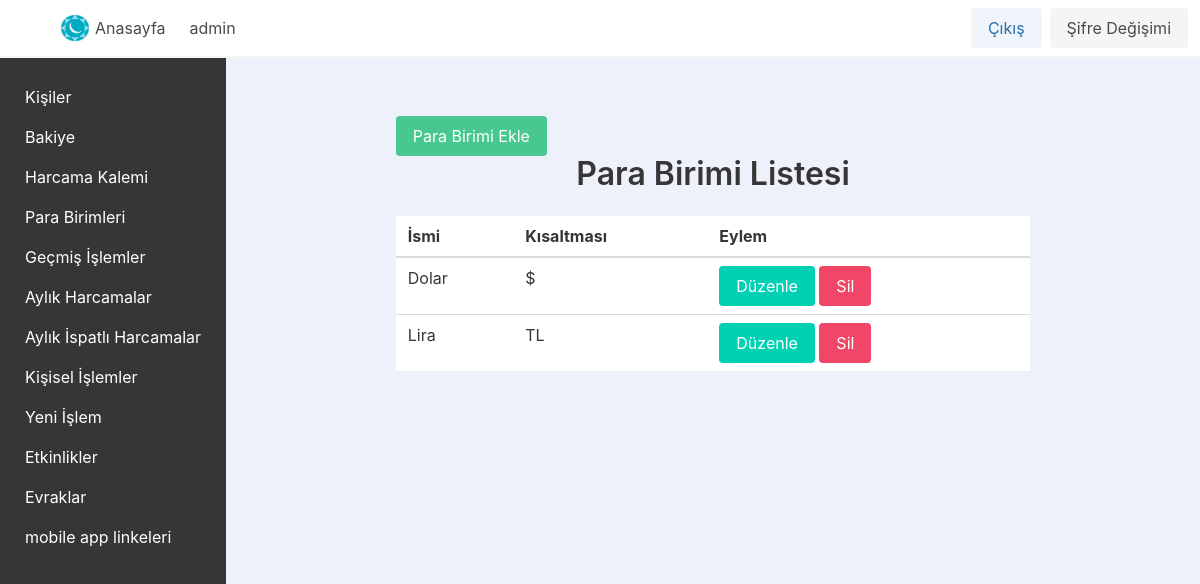
The page /currencylist/ (signed in) on the database as committed earlier.
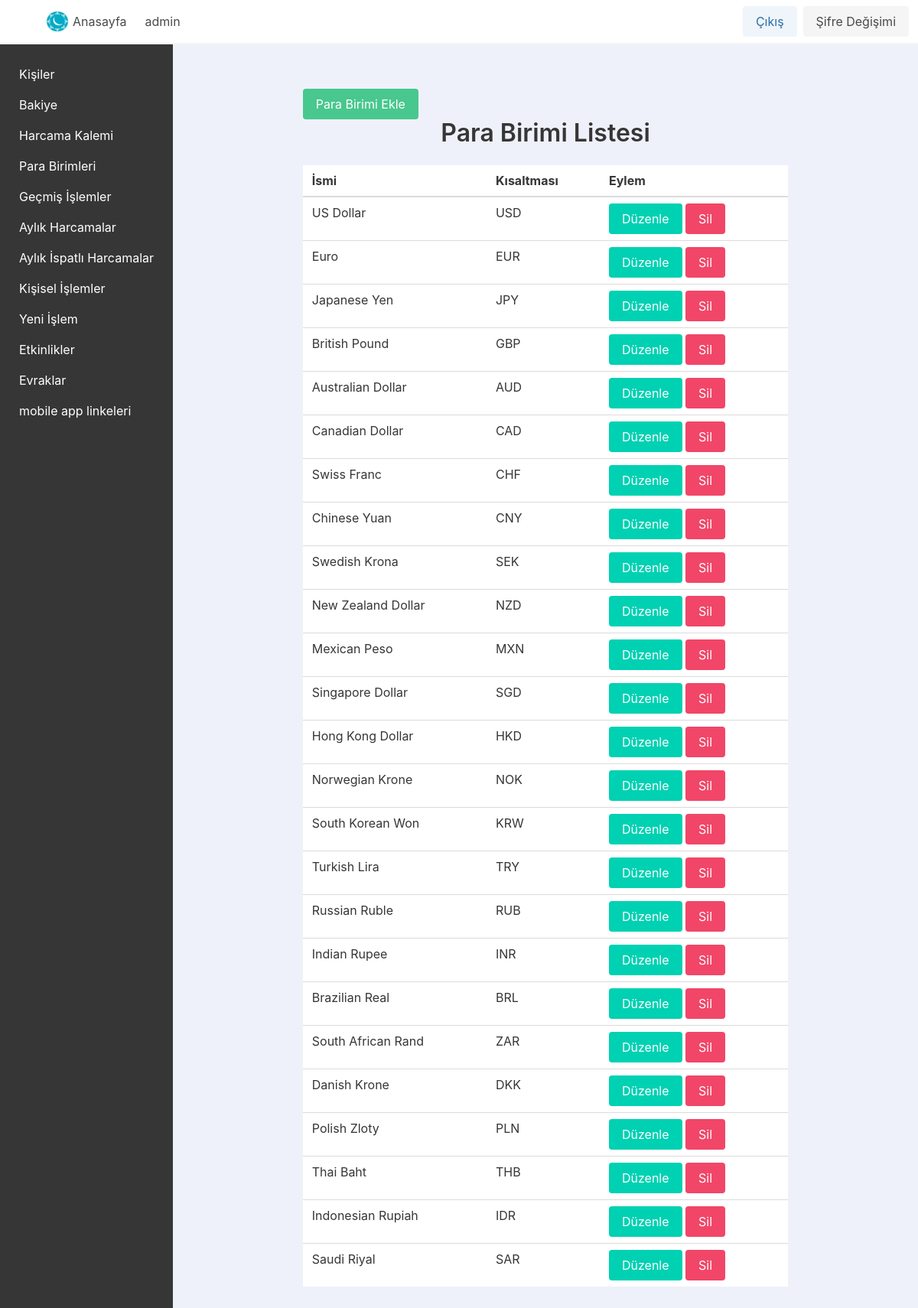
The same page on the database as committed later.
### app_base/models.py (models this page shows, shortened)
class BaseModelSoftDelete(models.Model):
    is_active = models.BooleanField(_("active"), default=True)
    class Meta:
        abstract = True

class MuUser(AbstractUser, BaseModelSoftDelete):
    username_validator = UnicodeUsernameValidator()
    username = models.CharField(_("Kullanıcı Adı"), max_length=150, unique=True, help_text=_("Max 150 karakter olabilir. Harfler, sayilar ve sadece @/./+/-/_ olabilir"), validators=[username_validator], error_messages={"unique": _("Bu isimde bir kullanici zaten var")})
    password = models.CharField(_("password"), max_length=128, null=False)
    first_name = models.CharField(_("İsim"), max_length=150, blank=True)  # AD-SOYAD ORTAK
    email = models.EmailField(_("email address"), blank=True)
    is_staff = models.BooleanField(_("Yönetici Durumu"), default=False, help_text=_("Kullanıcının bu yönetici paneline giriş yapabilmesini belirler."))
    is_active = models.BooleanField(_("active"), default=True, help_text=_("Designates whether this user should be treated as active. " "Unselect this instead of deleting accounts."))
    objects = ActiveObjectsManager()
    date_joined = models.DateTimeField(_("date joined"), default=timezone.now)
    currency = models.ForeignKey(Currency, on_delete=models.PROTECT, null=True, blank=True)
    gruplar = models.ManyToManyField(MuGroup, blank=True)

class Currency(BaseModelSoftDelete):
    name = models.CharField(max_length=255, unique=True)
    abbreviation = models.CharField(max_length=10, unique=True)
    is_active = models.BooleanField(_("active"), default=True)
    objects = ActiveObjectsManager()

### app_base/views/currencies_view.py (the view)
# urls.py: path("currencylist/", CurrencyListView.as_view(), name="currencylist_view_name"),
class CurrencyListView(LoginRequiredMixin, ListView):
    model = Currency
    template_name = "app_base/currencies/currencylist.html"
    context_object_name = "currencies"

### app_base/models.py (called while the page is built)
    def get_queryset(self):
        return super().get_queryset().filter(is_active=True)

### app_base/templates/app_base/currencies/currencylist.html (shortened to what this page needs)
{% extends "base.html" %}
{% block content %}
    <div class="container">
        <section class="section">
            <div class="columns is-centered">
                <div class="column is-three-quarters">
                    <a href="{% url 'currencycreate_view_name' %}" class="button is-success">Para Birimi Ekle</a>
                    <h1 class="title has-text-centered">Para Birimi Listesi</h1>
                    <table class="table is-fullwidth">
                        <thead>
                            <tr>
                                <th>İsmi</th>
                                <th>Kısaltması</th>
                                <th>Eylem</th>
                            </tr>
                        </thead>
                        <tbody>
                            {% for currency in currencies %}
                                <tr>
                                    <td>{{ currency.name }}</td>
                                    <td>{{ currency.abbreviation }}</td>
                                    <td>
                                        <a href="{% url 'currencyupdate_view_name' currency.pk %}" class="button is-primary">Düzenle</a>
                                        <a href="{% url 'currencydelete_view_name' currency.pk %}" class="button is-danger">Sil</a>
                                    </td>
                                </tr>
                            {% empty %}
                                <tr>
                                    <td colspan="3">Para Birimi Bulunmadı</td>
                                </tr>
                            {% endfor %}
                        </tbody>
                    </table>
                </div>
            </div>
        </section>
    </div>
{% endblock content %}

### templates/base.html (shortened to what this page needs)
{% load static %}
<!DOCTYPE html>
<html lang="tr">
    <head>
        <link rel="stylesheet" href="https://cdn.jsdelivr.net/npm/bulma@0.9.4/css/bulma.min.css">
        <link href="https://cdn.jsdelivr.net/npm/select2@4.1.0-rc.0/dist/css/select2.min.css" rel="stylesheet" />
        <link rel="stylesheet" href="https://cdn.jsdelivr.net/npm/flatpickr/dist/flatpickr.min.css">
    </head>
    <body x-data="{ muside: false }">
        {% include "navbar.html" %}
        <div class="columns mx-0 mb-0 mt-0">
            <div {% if user.is_authenticated %}  {% else %}  class="is-hidden"  {% endif %} class="column is-narrow has-background-grey-darker" x-bind:class="{ 'is-hidden': muside }">
                {% if user.is_authenticated %}
                    {% include "sidebar.html" %}
                {% endif %}
            </div>
            <div class="column has-background-link-light main-content">
                {% block content %}
                {% endblock content %}
            </div>
        </div>
    </body>
</html>

### templates/navbar.html (shortened to what this page needs)
{% load static %}
<nav class="navbar has-background-white has-shadow" x-data="{ open: false }">
    <div class="navbar-brand">
        <a class="navbar-item" x-on:click="muside = !muside">
            <span class="iconify icon is-medium" data-icon="tabler:layout-sidebar-left-expand-filled"></span>
        </a>
    </div>
    <div id="navbarmenu_id" class="navbar-menu" x-bind:class="{ 'is-active': open }">
        <div class="navbar-start">
            <a class="navbar-item is-info is-light" href="{% url "home_view_name" %}">
                <img src="{% static 'Images/hayvakfi.png' %}" alt="hayvakfi" width="30" height="30" class="image " style="margin-right: 5px;">
            Anasayfa</a>
            {% if user.is_authenticated %}
                <span class="navbar-item">{{ user.username }}</span>
            {% endif %}
        </div>
        <div class="navbar-end">
            <div class="navbar-item">
                <div class="buttons">
                    {% if user.is_authenticated %}
                        <a class="button is-info is-light" href="{% url 'logout_view_name' %}">Çıkış</a>
                        <a class="button is-light" href="{% url 'passwordchange_view_name' %}">Şifre Değişimi</a>
                    {% else %}
                        <a class="button is-info is-light" href="{% url 'login_view_name' %}">Giriş</a>
                    {% endif %}
                </div>
            </div>
        </div>
    </div>
</nav>

### templates/sidebar.html (shortened to what this page needs)
<div class="menu-container">
    <aside class="menu ">
        <ul class="menu-list ">
            <li class="mt-2">
                <a class="sidebar-item button is-dark has-text-left" data-toggle="collapse" data-target="#item1">Kişiler</a>
            </li>
            <li>
                <a class="button is-dark has-text-left" href="{% url 'balance_view_name' %}">  Bakiye</a>
            </li>
            <li>
                <a class="button is-dark has-text-left" href="{% url 'taglist_view_name' %}">  Harcama Kalemi</a>
            </li>
            <li>
                <a class="button is-dark has-text-left" href="{% url 'currencylist_view_name' %}">  Para Birimleri</a>
            </li>
            <li>
                <a class="button is-dark has-text-left" href="{% url 'transactiontable_view_name' %}">  Geçmiş İşlemler </a>
            </li>
            <li>
                <a class="button is-dark has-text-left" href="{% url 'monthlyspendings_view_name' %}">  Aylık Harcamalar</a>
            </li>
            <li>
                <a class="button is-dark has-text-left" href="{% url "proventags_view_name" %}"> Aylık İspatlı Harcamalar</a>
            </li>
            <li>
                <a class="button is-dark has-text-left" href="{% url 'transactionlist_view_name' %}"> Kişisel İşlemler</a>
            </li>
            <li>
                <a class="button is-dark has-text-left" href="{% url 'transactioncreate_view_name' %}">  Yeni İşlem</a>
            </li>
            <li>
                <a class="button is-dark has-text-left" href="{% url 'etkinlik_list' %}"> Etkinlikler</a>
            </li>
            <li>
                <a class="button is-dark has-text-left" href="{% url 'evrak_list' %}">  Evraklar</a>
            </li>
            <li>
                <a class="button is-dark has-text-left" href="{% url "mobile_view_name" %}">  mobile app linkeleri</a>
            </li>
        </ul>
    </aside>
</div>

Rows that differ between the two databases and show on the page:
changed Currency: name "Dolar" → "US Dollar"; abbreviation "$" → "USD"
changed Currency: name "Lira" → "Euro"; abbreviation "TL" → "EUR"
added Currency: name "Japanese Yen", abbreviation "JPY"
added Currency: name "British Pound", abbreviation "GBP"
added Currency: name "Australian Dollar", abbreviation "AUD"
added Currency: name "Canadian Dollar", abbreviation "CAD"
added Currency: name "Swiss Franc", abbreviation "CHF"
added Currency: name "Chinese Yuan", abbreviation "CNY"
added Currency: name "Swedish Krona", abbreviation "SEK"
added Currency: name "New Zealand Dollar", abbreviation "NZD"
added Currency: name "Mexican Peso", abbreviation "MXN"
added Currency: name "Singapore Dollar", abbreviation "SGD"
added Currency: name "Hong Kong Dollar", abbreviation "HKD"
added Currency: name "Norwegian Krone", abbreviation "NOK"
added Currency: name "South Korean Won", abbreviation "KRW"
added Currency: name "Turkish Lira", abbreviation "TRY"
added Currency: name "Russian Ruble", abbreviation "RUB"
added Currency: name "Indian Rupee", abbreviation "INR"
added Currency: name "Brazilian Real", abbreviation "BRL"
added Currency: name "South African Rand", abbreviation "ZAR"
added Currency: name "Danish Krone", abbreviation "DKK"
added Currency: name "Polish Zloty", abbreviation "PLN"
added Currency: name "Thai Baht", abbreviation "THB"
added Currency: name "Indonesian Rupiah", abbreviation "IDR"
added Currency: name "Saudi Riyal", abbreviation "SAR"
